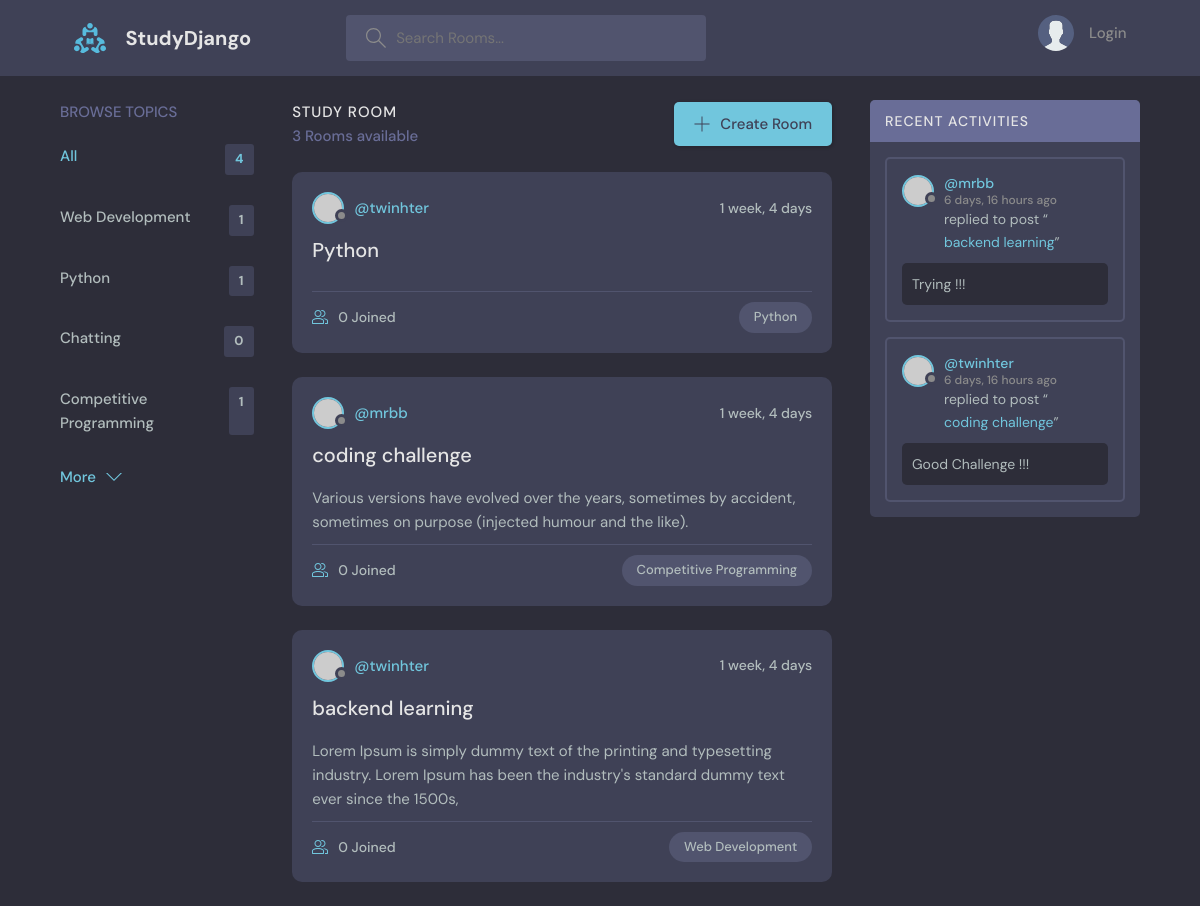
The app's page /, older data.
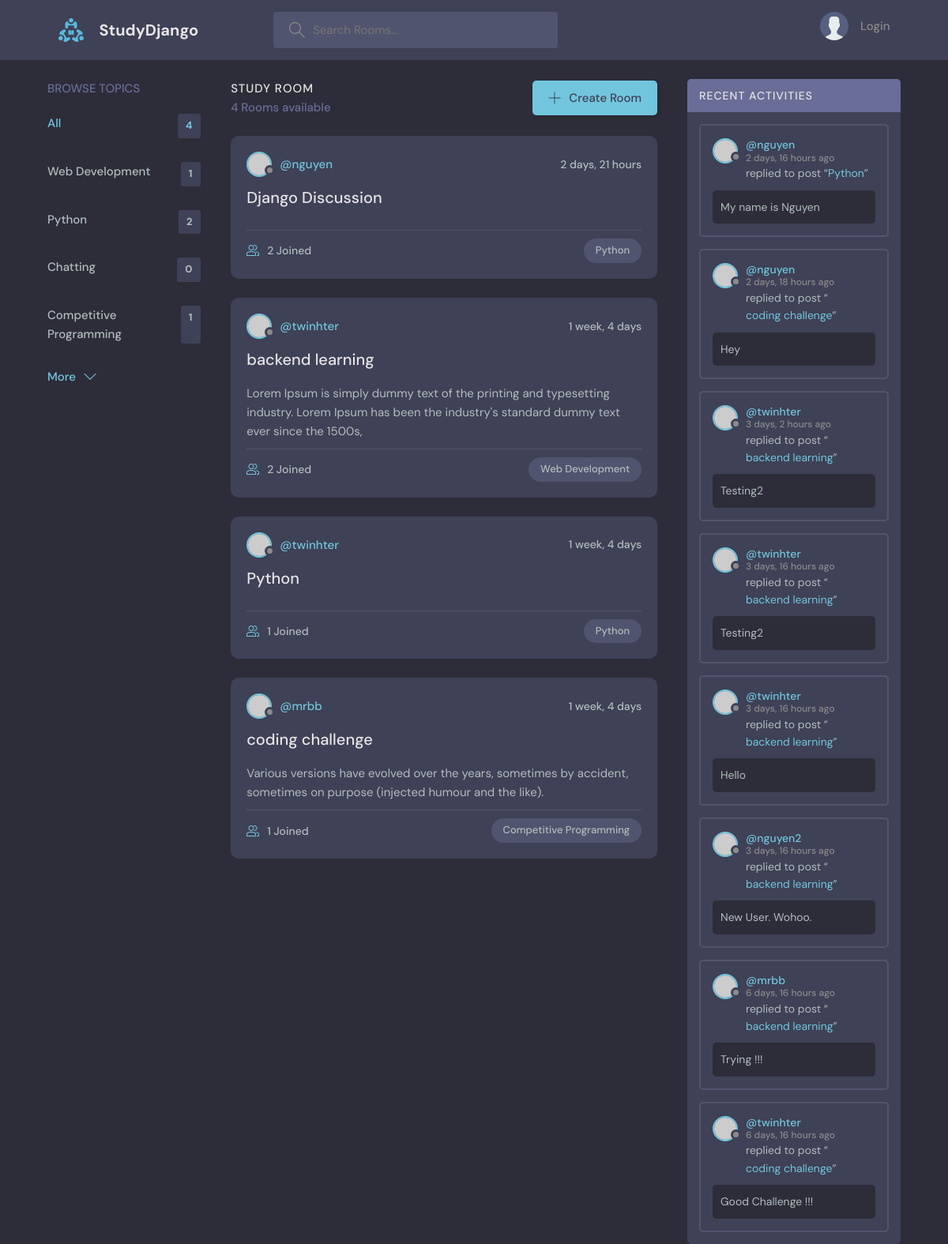
The same page, newer data.
### base/models.py (models this page shows, shortened)
class Topic(models.Model):
    name = models.CharField(max_length = 200)
    def __str__(self) -> str:
        return self.name

class Room(models.Model):
    host = models.ForeignKey(User, on_delete=models.SET_NULL, null=True)
    topic = models.ForeignKey(Topic, on_delete=models.SET_NULL, null=True) # add one (topic) to many (Room) relationship
    name = models.CharField(max_length = 200)
    description = models.TextField(null = True, blank=True)
    participants = models.ManyToManyField(User, related_name='participants', blank=True) # Many to many relationship
    update = models.DateTimeField(auto_now = True)
    created = models.DateTimeField(auto_now_add = True)
    class Meta:
        ordering = ['-update', '-created']

class Message(models.Model):
    user = models.ForeignKey(User, on_delete=models.CASCADE) # Set one (user) to many (message) relationship
    room = models.ForeignKey(Room, on_delete=models.CASCADE) # Set one (room) to many (message) relationship
    body = models.TextField()
    update = models.DateTimeField(auto_now = True)
    created = models.DateTimeField(auto_now_add = True)
    class Meta:
        ordering = ['-update', '-created']
    def __str__(self) -> str:
        return self.body[0:20]

### base/views.py (the view)
# urls.py: path('', views.home, name = 'home'),
def home(request):
    q = request.GET.get('q') if request.GET.get('q') != None else ''
    rooms = Room.objects.filter(
        Q(topic__name__istartswith = q) |
        Q(name__contains = q) |
        Q(host__username__istartswith = q)
    ) # For search
    room_count = rooms.count()
    topics = Topic.objects.all()
    room_messages = Message.objects.filter(
        Q(room__topic__name__icontains = q)
    )
    context = {'rooms':rooms, 'topics': topics, 'room_count': room_count, 'room_messages': room_messages}
    return render(request, 'base/home.html', context)

### base/templates/base/home.html (shortened to what this page needs)
{% extends 'main.html' %}
{% block content %}
<main class="layout layout--3">
    <div class="container">
    {% include 'base/topic_component.html' %}
    <div class="roomList">
        <div class="roomList__header">
        <div>
            <h2>Study Room</h2>
            <p>{{room_count}} Rooms available</p>
        </div>
        <a class="btn btn--main" href="{% url 'createRoom' %}">
            <svg version="1.1" xmlns="http://www.w3.org/2000/svg" width="32" height="32" viewBox="0 0 32 32">
            <title>add</title>
            <path
                d="M16.943 0.943h-1.885v14.115h-14.115v1.885h14.115v14.115h1.885v-14.115h14.115v-1.885h-14.115v-14.115z"
            ></path>
            </svg>
            Create Room
        </a>
        </div>
        {% include 'base/feed_component.html' %}
    </div>
    {% include 'base/activity_component.html' %}
    </div>
</main>
{% endblock %}

### base/templates/base/topic_component.html
<div class="topics">
    <div class="topics__header">
    <h2>Browse Topics</h2>
    </div>
    <ul class="topics__list">
    <li>
        <a href="{% url 'home' %}" class="active">All <span>{{topics.count}}</span></a>
    </li>
    {% for topic in topics %}
    <li>
        <a href="{% url 'home' %}?q={{topic.name}}">{{topic.name}} <span>{{topic.room_set.all.count}}</span></a>
    </li>
    {% endfor %}
    </ul>
    <a class="btn btn--link" href="topics.html">
    More
    <svg version="1.1" xmlns="http://www.w3.org/2000/svg" width="32" height="32" viewBox="0 0 32 32">
        <title>chevron-down</title>
        <path d="M16 21l-13-13h-3l16 16 16-16h-3l-13 13z"></path>
    </svg>
    </a>
</div>

### base/templates/base/feed_component.html (shortened to what this page needs)
{% for room in rooms %}
<div class="roomListRoom">
    <div class="roomListRoom__header">
        <a href="{% url 'profile' room.host.id %}" class="roomListRoom__author">
        <div class="avatar avatar--small">
            <img src="https://randomuser.me/api/portraits/women/11.jpg" />
        </div>
        <span>@{{room.host.username}}</span>
        </a>
        <div class="roomListRoom__actions">
        <span>{{room.created|timesince}}</span>
        </div>
    </div>
    <div class="roomListRoom__content">
        <a href="{% url 'room' room.id %}">{{room.name}}</a>
        <p>
        {{room.description}}
        </p>
    </div>
    <div class="roomListRoom__meta">
        <a href="{% url 'room' room.id %}" class="roomListRoom__joined">
        {{room.participants.all.count}} Joined
        </a>
        <p class="roomListRoom__topic">{{room.topic}}</p>
    </div>
</div>
{% endfor %}

### base/templates/base/activity_component.html (shortened to what this page needs)
<div class="activities">
    <div class="activities__header">
    <h2>Recent Activities</h2>
    </div>
    {% for message in room_messages %}
    <div class="activities__box">
    <div class="activities__boxHeader roomListRoom__header">
        <a href="{% url 'profile' message.user.id %}" class="roomListRoom__author">
        <div class="avatar avatar--small">
            <img src="https://randomuser.me/api/portraits/women/11.jpg" />
        </div>
        <p>
            @{{message.user}}
            <span>{{message.created|timesince}} ago</span>
        </p>
        </a>
    </div>
    <div class="activities__boxContent">
        <p>replied to post “<a href="{% url 'room' message.room.id %}">{{message.room.name}}</a>”</p>
        <div class="activities__boxRoomContent">
        {{message}}
        </div>
    </div>
    </div>
    {% endfor %}
</div>

Row changes from the older to the newer data that the page shows:
computed for Topic "Python": room_set.all.count "1" → "2"
added Room: host.username "nguyen", created "2 days, 21 hours", name "Django Discussion", participants.all.count "2", topic "Python"
changed Room "backend learning": participants.all.count "0" → "2"; moves up the list
computed for Room (number 3 of 4 on the later page): participants.all.count "0" → "1"
computed for Room "coding challenge": participants.all.count "0" → "1"
added Message: user "nguyen", created "2 days, 16 hours", room.name "Python", body "My name is Nguyen"
added Message: user "nguyen", created "2 days, 18 hours", room.name "coding challenge", body "Hey"
added Message: user "twinhter", created "3 days, 2 hours", room.name "backend learning", body "Testing2"
added Message: user "twinhter", created "3 days, 16 hours", room.name "backend learning", body "Testing2"
added Message: user "twinhter", created "3 days, 16 hours", room.name "backend learning", body "Hello"
added Message: user "nguyen2", created "3 days, 16 hours", room.name "backend learning", body "New User. Wohoo."
Text that changed along with them:
{{ room_count }}: "3" → "4"
